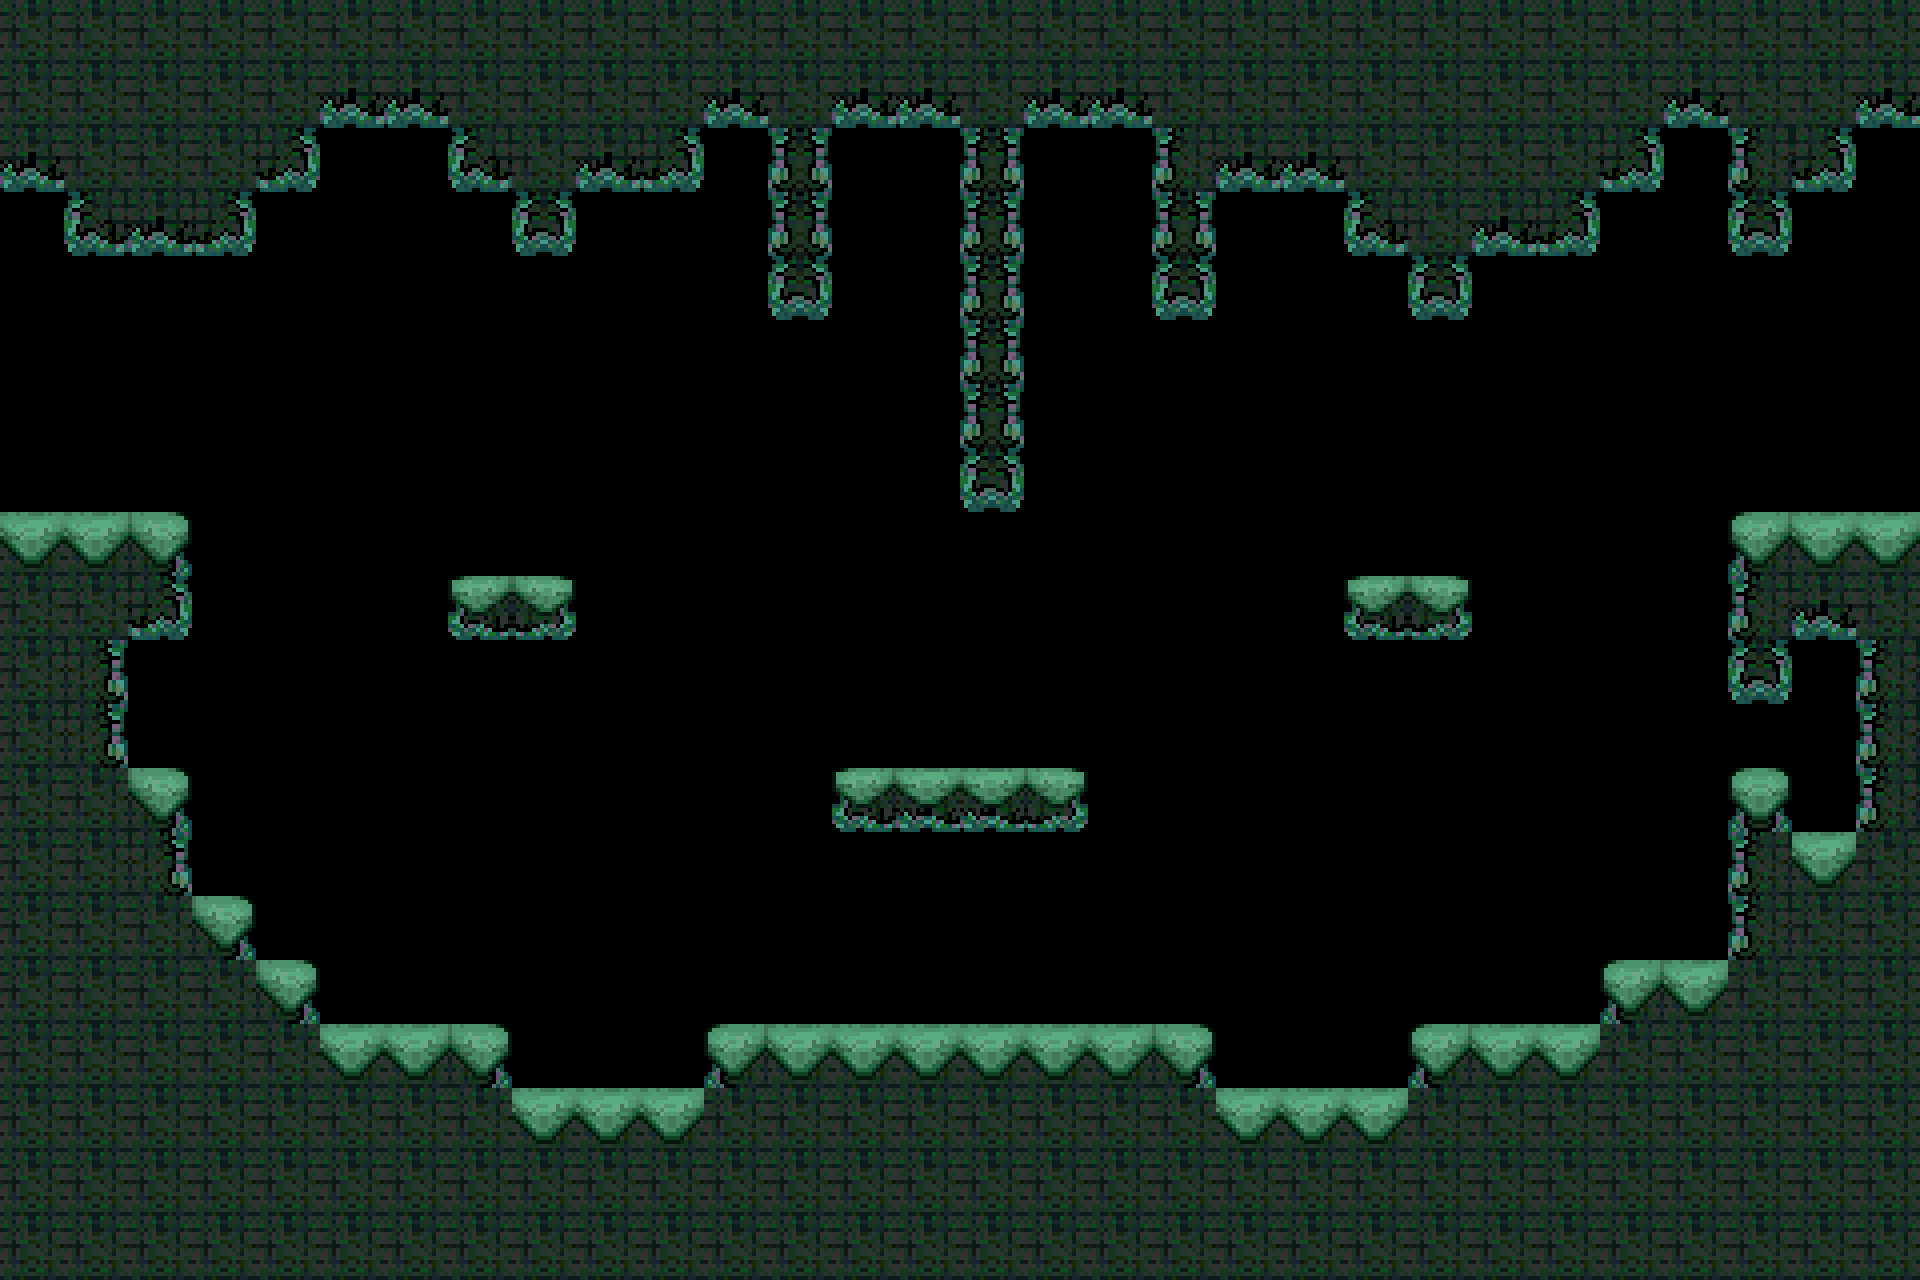

Below is a game level as drawn by its tile map, then a one-line description and the .tmx file that defines it, in full:
An orthogonal 30x20 tile map with 64x64 px tiles, 1 tile layer (tiles) and 7 objects (E, W).

<map version="1.5" tiledversion="1.5.0" orientation="orthogonal" renderorder="right-down" width="30" height="20" tilewidth="64" tileheight="64" infinite="0" nextlayerid="5" nextobjectid="11">
 <tileset firstgid="1" source="../level0.tsx" />
 <layer id="1" name="tiles" width="30" height="20">
  <data encoding="csv">
6,6,6,6,6,6,6,6,6,6,6,6,6,6,6,6,6,6,6,6,6,6,6,6,6,6,6,6,6,6,
6,6,6,6,6,10,10,6,6,6,6,10,6,10,10,6,10,10,6,6,6,6,6,6,6,6,10,6,6,10,
10,6,6,6,11,0,0,9,6,10,11,0,8,0,0,8,0,0,5,10,10,6,6,6,6,11,0,5,11,0,
0,9,10,11,0,0,0,0,12,0,0,0,8,0,0,8,0,0,8,0,0,9,6,10,11,0,0,12,0,0,
0,0,0,0,0,0,0,0,0,0,0,0,12,0,0,8,0,0,12,0,0,0,12,0,0,0,0,0,0,0,
0,0,0,0,0,0,0,0,0,0,0,0,0,0,0,8,0,0,0,0,0,0,0,0,0,0,0,0,0,0,
0,0,0,0,0,0,0,0,0,0,0,0,0,0,0,8,0,0,0,0,0,0,0,0,0,0,0,0,0,0,
0,0,0,0,0,0,0,0,0,0,0,0,0,0,0,12,0,0,0,0,0,0,0,0,0,0,0,0,0,0,
2,2,3,0,0,0,0,0,0,0,0,0,0,0,0,0,0,0,0,0,0,0,0,0,0,0,0,1,2,2,
6,6,11,0,0,0,0,13,15,0,0,0,0,0,0,0,0,0,0,0,0,13,15,0,0,0,0,5,10,6,
6,7,0,0,0,0,0,0,0,0,0,0,0,0,0,0,0,0,0,0,0,0,0,0,0,0,0,12,0,5,
6,7,0,0,0,0,0,0,0,0,0,0,0,0,0,0,0,0,0,0,0,0,0,0,0,0,0,0,0,5,
6,6,3,0,0,0,0,0,0,0,0,0,0,13,14,14,15,0,0,0,0,0,0,0,0,0,0,4,0,5,
6,6,7,0,0,0,0,0,0,0,0,0,0,0,0,0,0,0,0,0,0,0,0,0,0,0,0,5,2,6,
6,6,6,3,0,0,0,0,0,0,0,0,0,0,0,0,0,0,0,0,0,0,0,0,0,0,0,5,6,6,
6,6,6,6,3,0,0,0,0,0,0,0,0,0,0,0,0,0,0,0,0,0,0,0,0,1,2,6,6,6,
6,6,6,6,6,2,2,3,0,0,0,1,2,2,2,2,2,2,3,0,0,0,1,2,2,6,6,6,6,6,
6,6,6,6,6,6,6,6,2,2,2,6,6,6,6,6,6,6,6,2,2,2,6,6,6,6,6,6,6,6,
6,6,6,6,6,6,6,6,6,6,6,6,6,6,6,6,6,6,6,6,6,6,6,6,6,6,6,6,6,6,
6,6,6,6,6,6,6,6,6,6,6,6,6,6,6,6,6,6,6,6,6,6,6,6,6,6,6,6,6,6
</data>
 </layer>
 <objectgroup id="3" name="conx">
  <object id="10" name="E" x="1867.5" y="223.5" width="42.5" height="269.5" />
  <object id="8" name="W" x="7.33333" y="272.667" width="55.3333" height="224.667" />
 </objectgroup>
 <objectgroup id="4" name="spawns" />
 <objectgroup id="2" name="collision">
  <object id="1" x="0" y="0">
   <polygon points="0,0 1920,0 1920,128 1856,128 1856,192 1792,192 1792,256 1728,256 1728,128 1664,128 1664,192 1600,192 1600,256 1472,256 1472,320 1408,320 1408,256 1344,256 1344,192 1216,192 1216,320 1152,320 1152,128 1024,128 1024,512 960,512 960,128 832,128 832,320 768,320 768,128 704,128 704,192 576,192 576,256 512,256 512,192 448,192 448,128 320,128 320,192 256,192 256,256 64,256 64,192 0,192" />
  </object>
  <object id="2" x="0" y="512">
   <polygon points="0,0 192,0 192,128 128,128 128,256 192,256 192,384 256,384 256,448 320,448 320,512 512,512 512,576 704,576 704,512 1216,512 1216,576 1408,576 1408,512 1600,512 1600,448 1728,448 1728,256 1792,256 1792,320 1856,320 1856,128 1792,128 1792,192 1728,192 1728,0 1920,0 1920,768 0,768" />
  </object>
  <object id="3" x="448" y="576">
   <polygon points="0,0 128,0 128,64 0,64" />
  </object>
  <object id="4" x="832" y="768">
   <polygon points="0,0 256,0 256,64 0,64" />
  </object>
  <object id="5" x="1344" y="576">
   <polygon points="0,0 128,0 128,64 0,64" />
  </object>
 </objectgroup>
</map>
